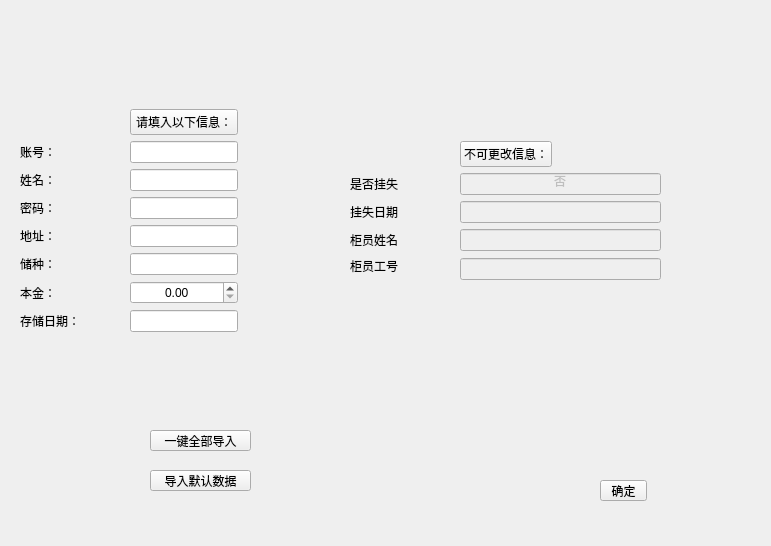
<?xml version="1.0" encoding="UTF-8"?>
<ui version="4.0">
 <class>Dialog</class>
 <widget class="QDialog" name="Dialog">
  <property name="geometry">
   <rect>
    <x>0</x>
    <y>0</y>
    <width>771</width>
    <height>546</height>
   </rect>
  </property>
  <property name="windowTitle">
   <string>Dialog</string>
  </property>
  <widget class="QWidget" name="widget" native="true">
   <property name="geometry">
    <rect>
     <x>20</x>
     <y>50</y>
     <width>322</width>
     <height>340</height>
    </rect>
   </property>
   <layout class="QGridLayout" name="gridLayout">
    <item row="0" column="1">
     <spacer name="verticalSpacer">
      <property name="orientation">
       <enum>Qt::Vertical</enum>
      </property>
      <property name="sizeHint" stdset="0">
       <size>
        <width>20</width>
        <height>40</height>
       </size>
      </property>
     </spacer>
    </item>
    <item row="1" column="0">
     <spacer name="horizontalSpacer">
      <property name="orientation">
       <enum>Qt::Horizontal</enum>
      </property>
      <property name="sizeHint" stdset="0">
       <size>
        <width>40</width>
        <height>20</height>
       </size>
      </property>
     </spacer>
    </item>
    <item row="1" column="1">
     <widget class="QPushButton" name="pushButton">
      <property name="focusPolicy">
       <enum>Qt::NoFocus</enum>
      </property>
      <property name="text">
       <string>请填入以下信息：</string>
      </property>
     </widget>
    </item>
    <item row="1" column="2">
     <spacer name="horizontalSpacer_2">
      <property name="orientation">
       <enum>Qt::Horizontal</enum>
      </property>
      <property name="sizeHint" stdset="0">
       <size>
        <width>40</width>
        <height>20</height>
       </size>
      </property>
     </spacer>
    </item>
    <item row="2" column="0">
     <widget class="QLabel" name="label_6">
      <property name="text">
       <string>账号：</string>
      </property>
     </widget>
    </item>
    <item row="2" column="1">
     <widget class="QLineEdit" name="lineAccount">
      <property name="focusPolicy">
       <enum>Qt::WheelFocus</enum>
      </property>
      <property name="alignment">
       <set>Qt::AlignCenter</set>
      </property>
     </widget>
    </item>
    <item row="3" column="0">
     <widget class="QLabel" name="label">
      <property name="text">
       <string>姓名：</string>
      </property>
     </widget>
    </item>
    <item row="3" column="1">
     <widget class="QLineEdit" name="lineName">
      <property name="focusPolicy">
       <enum>Qt::StrongFocus</enum>
      </property>
      <property name="alignment">
       <set>Qt::AlignCenter</set>
      </property>
     </widget>
    </item>
    <item row="4" column="0">
     <widget class="QLabel" name="label_4">
      <property name="text">
       <string>密码：</string>
      </property>
     </widget>
    </item>
    <item row="4" column="1">
     <widget class="QLineEdit" name="linePassword">
      <property name="focusPolicy">
       <enum>Qt::StrongFocus</enum>
      </property>
      <property name="echoMode">
       <enum>QLineEdit::PasswordEchoOnEdit</enum>
      </property>
      <property name="alignment">
       <set>Qt::AlignCenter</set>
      </property>
     </widget>
    </item>
    <item row="5" column="0">
     <widget class="QLabel" name="label_5">
      <property name="text">
       <string>地址：</string>
      </property>
     </widget>
    </item>
    <item row="5" column="1">
     <widget class="QLineEdit" name="lineAddress">
      <property name="focusPolicy">
       <enum>Qt::StrongFocus</enum>
      </property>
      <property name="alignment">
       <set>Qt::AlignCenter</set>
      </property>
     </widget>
    </item>
    <item row="6" column="0">
     <widget class="QLabel" name="label_3">
      <property name="text">
       <string>储种：</string>
      </property>
     </widget>
    </item>
    <item row="6" column="1">
     <widget class="QLineEdit" name="lineType">
      <property name="focusPolicy">
       <enum>Qt::StrongFocus</enum>
      </property>
      <property name="alignment">
       <set>Qt::AlignCenter</set>
      </property>
     </widget>
    </item>
    <item row="7" column="0">
     <widget class="QLabel" name="label_2">
      <property name="text">
       <string>本金：</string>
      </property>
     </widget>
    </item>
    <item row="8" column="0">
     <widget class="QLabel" name="label_7">
      <property name="text">
       <string>存储日期：</string>
      </property>
     </widget>
    </item>
    <item row="8" column="1">
     <widget class="QLineEdit" name="lineDate">
      <property name="focusPolicy">
       <enum>Qt::StrongFocus</enum>
      </property>
      <property name="alignment">
       <set>Qt::AlignCenter</set>
      </property>
     </widget>
    </item>
    <item row="9" column="1">
     <spacer name="verticalSpacer_2">
      <property name="orientation">
       <enum>Qt::Vertical</enum>
      </property>
      <property name="sizeHint" stdset="0">
       <size>
        <width>20</width>
        <height>40</height>
       </size>
      </property>
     </spacer>
    </item>
    <item row="7" column="1">
     <widget class="QDoubleSpinBox" name="lineCapital">
      <property name="alignment">
       <set>Qt::AlignCenter</set>
      </property>
      <property name="maximum">
       <double>1000000000.000000000000000</double>
      </property>
     </widget>
    </item>
   </layout>
  </widget>
  <widget class="QWidget" name="widget_2" native="true">
   <property name="geometry">
    <rect>
     <x>350</x>
     <y>30</y>
     <width>311</width>
     <height>361</height>
    </rect>
   </property>
   <layout class="QGridLayout" name="gridLayout_2">
    <item row="3" column="1" colspan="3">
     <widget class="QLineEdit" name="lineEdit_10">
      <property name="enabled">
       <bool>false</bool>
      </property>
      <property name="alignment">
       <set>Qt::AlignCenter</set>
      </property>
      <property name="readOnly">
       <bool>true</bool>
      </property>
     </widget>
    </item>
    <item row="1" column="0">
     <spacer name="horizontalSpacer_3">
      <property name="orientation">
       <enum>Qt::Horizontal</enum>
      </property>
      <property name="sizeHint" stdset="0">
       <size>
        <width>57</width>
        <height>20</height>
       </size>
      </property>
     </spacer>
    </item>
    <item row="1" column="1" colspan="2">
     <widget class="QPushButton" name="pushButton_2">
      <property name="focusPolicy">
       <enum>Qt::NoFocus</enum>
      </property>
      <property name="text">
       <string>不可更改信息：</string>
      </property>
     </widget>
    </item>
    <item row="3" column="0">
     <widget class="QLabel" name="label_9">
      <property name="text">
       <string>挂失日期</string>
      </property>
     </widget>
    </item>
    <item row="2" column="1" colspan="3">
     <widget class="QLineEdit" name="lineEdit_9">
      <property name="enabled">
       <bool>false</bool>
      </property>
      <property name="text">
       <string>否</string>
      </property>
      <property name="alignment">
       <set>Qt::AlignCenter</set>
      </property>
      <property name="readOnly">
       <bool>true</bool>
      </property>
     </widget>
    </item>
    <item row="5" column="0">
     <widget class="QLabel" name="label_11">
      <property name="text">
       <string>柜员工号</string>
      </property>
     </widget>
    </item>
    <item row="1" column="3">
     <spacer name="horizontalSpacer_4">
      <property name="orientation">
       <enum>Qt::Horizontal</enum>
      </property>
      <property name="sizeHint" stdset="0">
       <size>
        <width>98</width>
        <height>20</height>
       </size>
      </property>
     </spacer>
    </item>
    <item row="4" column="0">
     <widget class="QLabel" name="label_10">
      <property name="text">
       <string>柜员姓名</string>
      </property>
     </widget>
    </item>
    <item row="4" column="1" colspan="3">
     <widget class="QLineEdit" name="lineStaffName">
      <property name="enabled">
       <bool>false</bool>
      </property>
      <property name="alignment">
       <set>Qt::AlignCenter</set>
      </property>
      <property name="readOnly">
       <bool>true</bool>
      </property>
     </widget>
    </item>
    <item row="5" column="1" rowspan="2" colspan="3">
     <widget class="QLineEdit" name="lineStaffID">
      <property name="enabled">
       <bool>false</bool>
      </property>
      <property name="alignment">
       <set>Qt::AlignCenter</set>
      </property>
      <property name="readOnly">
       <bool>true</bool>
      </property>
     </widget>
    </item>
    <item row="2" column="0">
     <widget class="QLabel" name="label_8">
      <property name="text">
       <string>是否挂失</string>
      </property>
     </widget>
    </item>
    <item row="0" column="2">
     <spacer name="verticalSpacer_3">
      <property name="orientation">
       <enum>Qt::Vertical</enum>
      </property>
      <property name="sizeHint" stdset="0">
       <size>
        <width>20</width>
        <height>40</height>
       </size>
      </property>
     </spacer>
    </item>
    <item row="7" column="2">
     <spacer name="verticalSpacer_4">
      <property name="orientation">
       <enum>Qt::Vertical</enum>
      </property>
      <property name="sizeHint" stdset="0">
       <size>
        <width>20</width>
        <height>20</height>
       </size>
      </property>
     </spacer>
    </item>
   </layout>
  </widget>
  <widget class="QToolButton" name="okButton">
   <property name="geometry">
    <rect>
     <x>600</x>
     <y>480</y>
     <width>47</width>
     <height>21</height>
    </rect>
   </property>
   <property name="text">
    <string>确定</string>
   </property>
  </widget>
  <widget class="QToolButton" name="importButton">
   <property name="geometry">
    <rect>
     <x>150</x>
     <y>470</y>
     <width>101</width>
     <height>21</height>
    </rect>
   </property>
   <property name="text">
    <string>导入默认数据</string>
   </property>
  </widget>
  <widget class="QToolButton" name="easyImport">
   <property name="geometry">
    <rect>
     <x>150</x>
     <y>430</y>
     <width>101</width>
     <height>21</height>
    </rect>
   </property>
   <property name="text">
    <string>一键全部导入</string>
   </property>
  </widget>
 </widget>
 <resources/>
 <connections/>
</ui>
